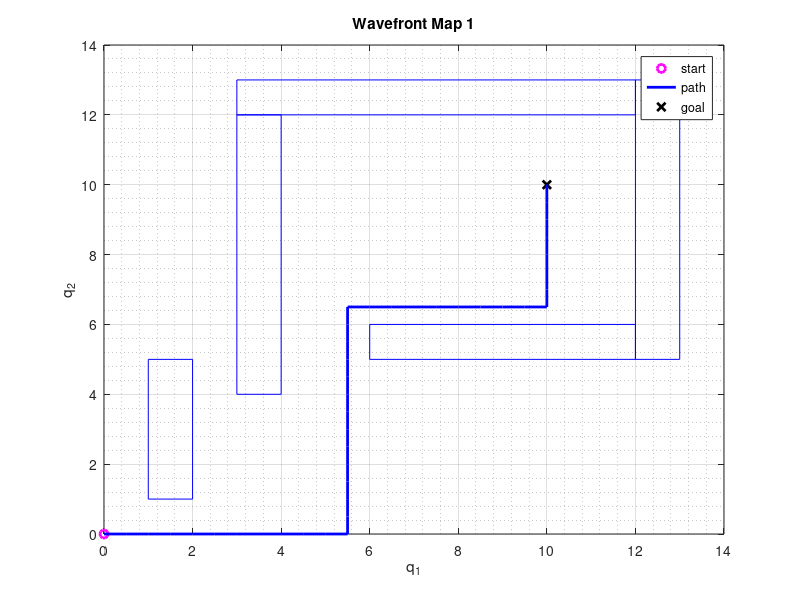
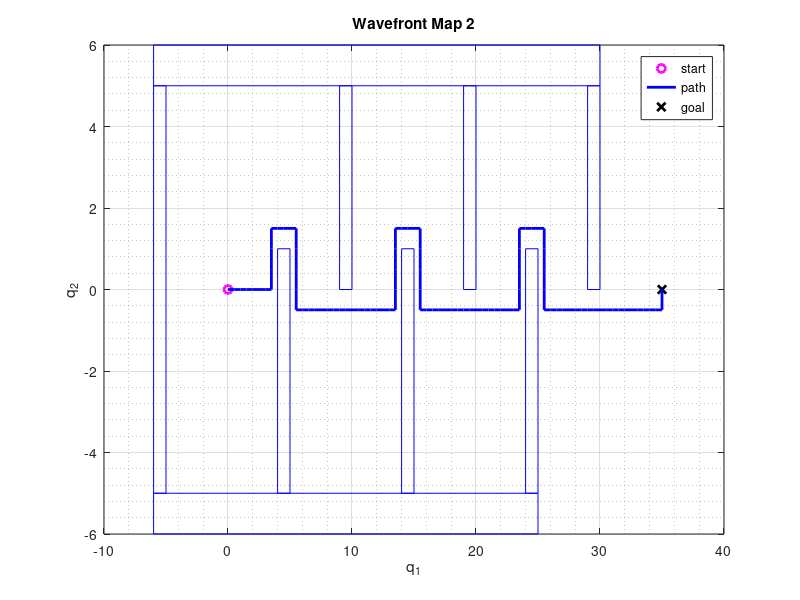

Reproduce these figures in MATLAB, in order.
% Housekeeping
clear all
close all
clc

% Define obstacle vertices
W1_WO1 = [1,1; 2,1; 2,5; 1,5];
W1_WO2 = [3,4; 4,4; 4,12; 3,12];
W1_WO3 = [3,12; 12,12; 12,13; 3,13];
W1_WO4 = [12,5; 13,5; 13,13; 12,13];
W1_WO5 = [6,5; 12,5; 12,6; 6,6];
W1 = [W1_WO1 W1_WO2 W1_WO3 W1_WO4 W1_WO5];

W2_WO1 = [-6,-6; 25,-6; 25,-5; -6,-5];
W2_WO2 = [-6,5; 30,5; 30,6; -6,6];
W2_WO3 = [-6,-5; -5,-5; -5,5; -6,5];
W2_WO4 = [4,-5; 5,-5; 5,1; 4,1];
W2_WO5 = [9,0; 10,0; 10,5; 9,5];
W2_WO6 = [14,-5; 15,-5; 15,1; 14,1];
W2_WO7 = [19,0; 20,0; 20,5; 19,5];
W2_WO8 = [24,-5; 25,-5; 25,1; 24,1];
W2_WO9 = [29,0; 30,0; 30,5; 29,5];
W2 = [W2_WO1 W2_WO2 W2_WO3 W2_WO4 W2_WO5 W2_WO6 W2_WO7 W2_WO8 W2_WO9];
%% Plot Path Map 1_________________________________________________

% Plot obstacles
for i=1:2:length(W1)
   plot([W1(:,i);W1(1,i)],[W1(:,i+1);W1(1,i+1)],'b');
   hold on
end

mat = csvread('path_3_map1.csv');
meta_data = num2cell(mat(1,1:5));
[top,bottom,left,buffer,scale_factor] = deal(meta_data{:}); 
mat = mat(2:end,1:end-3);
start = [0,0];
goal = [10,10];
h = zeros(3,1);
h(1) = plot(start(1),start(2),'om','Linewidth',2);
hold on
h(3) = plot(goal(1),goal(2),'xk','Linewidth',2);
h(2) = plot((mat(:,1)-abs(left)-buffer)/scale_factor,(mat(:,2)-abs(bottom)-buffer)/scale_factor,'b','Linewidth',2);
legend(h,'start','path','goal')
xlabel('q_1')
ylabel('q_2')
title('Wavefront Map 1')
grid on
grid minor
x0=10;
y0=10;
width=1000;
height=400;
set(gcf,'position',[x0,y0,width,height])

len_path1 = (length(mat)-1)/scale_factor;

%% Plot Path Map 2_________________________________________________
figure
% Plot obstacles
for i=1:2:length(W2)
   plot([W2(:,i);W2(1,i)],[W2(:,i+1);W2(1,i+1)],'b');
   hold on
end

mat = csvread('path_3_map2.csv');
meta_data = num2cell(mat(1,1:5));
[top,bottom,left,buffer,scale_factor] = deal(meta_data{:}); 
mat = mat(2:end,1:end-3);
start = [0,0];
goal = [35,0];
h1 = zeros(3,1);
h1(1) = plot(start(1),start(2),'om','Linewidth',2);
hold on
h1(3) = plot(goal(1),goal(2),'xk','Linewidth',2);
h1(2) = plot((mat(:,1)-abs(left)-buffer)/scale_factor,(mat(:,2)-abs(bottom)-buffer)/scale_factor,'b','Linewidth',2);
legend(h1,'start','path','goal')
xlabel('q_1')
ylabel('q_2')
title('Wavefront Map 2')
grid on
grid minor
x0=100;
y0=50;
width=800;
height=700;
set(gcf,'position',[x0,y0,width,height])
len_path2 = (length(mat)-1)/scale_factor;

%% b)
fprintf("The Length of the path for Map 1 = %i\n",len_path1)
fprintf("The Length of the path for Map 2 = %i\n",len_path2)

%% c)
fprintf("Yes, since the wavefront algorithm is a resolution complete\n")
fprintf("algorithm. In other words, the more fine the grid is, the closer\n")
fprintf("the robot can travel against the obstacles and in free space\n")
fprintf("to minimize the Manhattan distance to goal\n")

%% d)
fprintf("This planner is resolution complete so as long as the resolution\n")
fprintf("is high enough, there will be a path (as seen). The gradient descent\n")
fprintf("planner on the other hand presented local minimas as seen on the second\n")
fprintf("map and no path was found. However the wavefront planner, because it is\n")
fprintf("resolution dependent, gives non optimal paths. The gradient descent planner\n")
fprintf("gave a shorter path for map 1 than the wavefront planner\n")